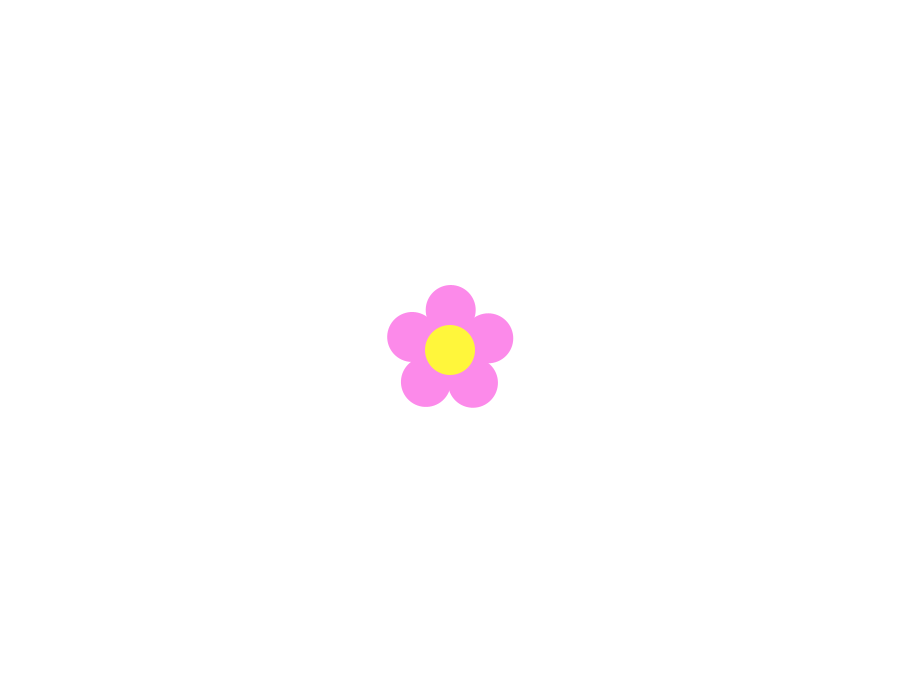
Frame 1 (no input)
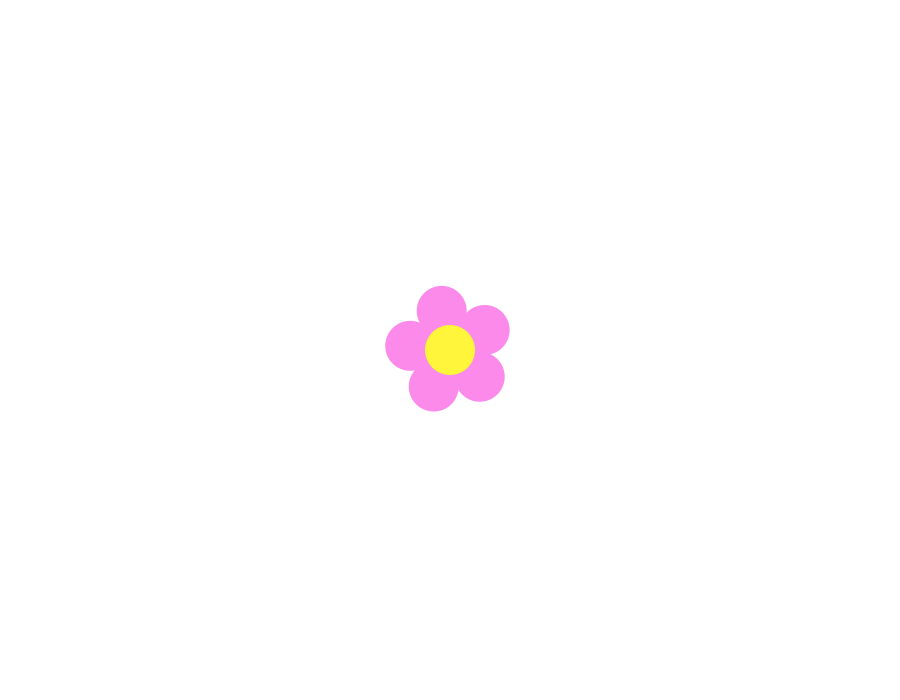
Frame 60 (the mouse pressed at the canvas centre just before this capture)
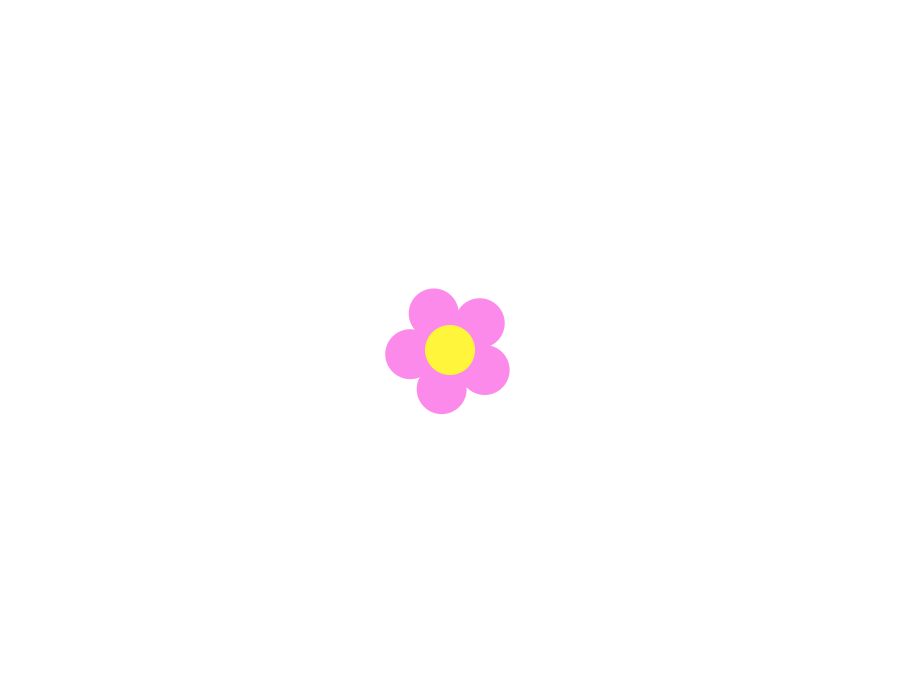
Frame 120 (the mouse held since frame 60 and released just before this capture)

The Processing sketch that drew these frames (run headless with seeded random() and noise(); from frame 60 on, the mouse is pressed at the canvas centre):

// Processing sketch: Homework_5_JordanKane
// ── Homework_5_JordanKane.pde
/* Jordan Kane
Creative Coding Homework #5
03/7/19
*/ 

void setup () {
  size(900, 700);
  smooth();
  noStroke();
  frameRate(55);
}

void draw(){
  background(255);
  
 translate(width/2, height/2);
 rotate(radians(frameCount));
  
  // draw petals
  fill(252, 138, 234); 
  for (int i = 0; i < 5; i++) {
  ellipse(0, -40, 50, 50);
  rotate(radians(72));
}

  // draw center of flower
fill(255, 246, 59);
ellipse(0, 0, 50, 50); 

}

// I'd like to find a way to have the flower bloom on various parts of the page but might need to revist that. 
